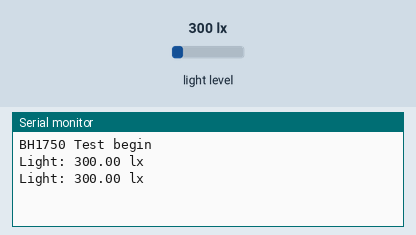
Simulated run of this sketch. Board: Arduino Uno, built with avr-gcc and run on an emulated ATmega328P. Shown: the last lines printed to the serial monitor. Inputs (shaded band) come from the test bench; at power-on: light level 300 lx.

Above: at 1.8 s.
1.9 s: light level set to 40 lx
At 2.3 s:
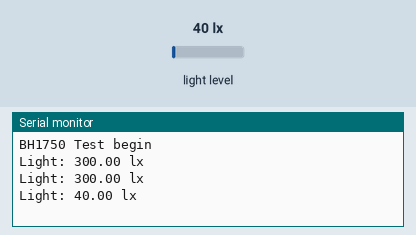
3.4 s: light level set to 500 lx
At 4.8 s:
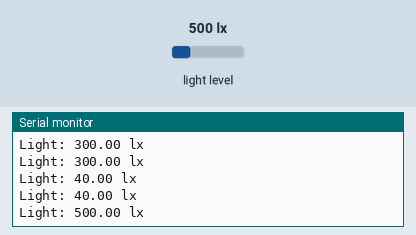
Timing chart, 0 to 6.4 s (numbered marks = the images above; inputs shaded):
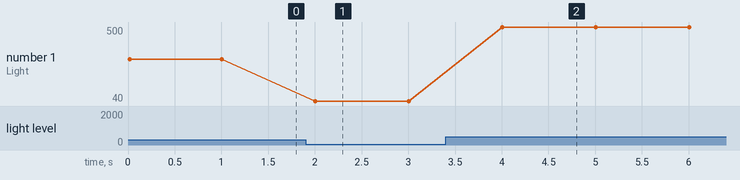

The sketch:

bacaBH1750.ino
```cpp
#include <Wire.h>
#include <BH1750.h>

BH1750 lightMeter;

void setup(){
  Serial.begin(9600);
  // Initialize the I2C bus (BH1750 library doesn't do this automatically)
  Wire.begin();
  // On esp8266 you can select SCL and SDA pins using Wire.begin(D4, D3);
  // For Wemos / Lolin D1 Mini Pro and the Ambient Light shield use Wire.begin(D2, D1);

  lightMeter.begin();

  Serial.println(F("BH1750 Test begin"));
}

void loop() {
  float lux = lightMeter.readLightLevel();
  //float intens = lux * 0.957; //kalibrasi
  Serial.print("Light: ");
  Serial.print(lux);
  Serial.println(" lx");
  delay(1000);
}
```

ledblink.ino
```cpp
#define emitdiode 12

unsigned long jeda = 2500;
unsigned long jedar = 1500;
int hitungan = 0;

void_setup(){
  Serial.begin(9600);
  pinMode(emitdiode, OUTPUT);
  digitalWrite(emitdiode, LOW);
}

void_loop(){
  Serial.println(hitungan);
  digitalWrite(emitdiode, HIGH);
  delay(jeda);
  digitalWrite(emitdiode, LOW);
  delay(jeda);
  //Setelah ini, jeda kedipan LED semakin cepat
  digitalWrite(emitdiode, HIGH);
  delay(jedar);
  digitalWrite(emitdiode, LOW);
  delay(jedar);
  hitungan++;
}
```

Measured:
- after the input at 1.9 s, the serial monitor: prints a new line after 0.10 s (image 1)
- after the input at 3.4 s, the serial monitor: prints a new line after 0.61 s (image 2)
- plotted number 1: 300 → 40 after the input at 1.9 s, 40 → 500 after the input at 3.4 s
